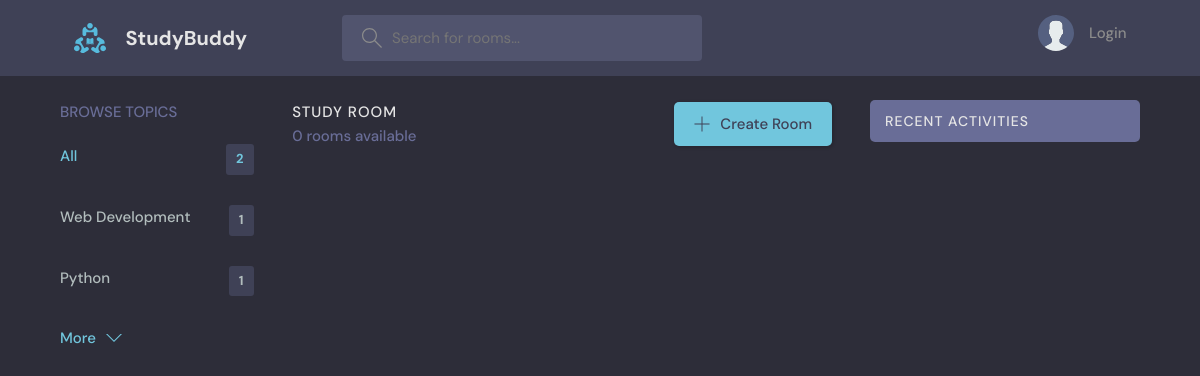
Before: /?q=java with the older database file.
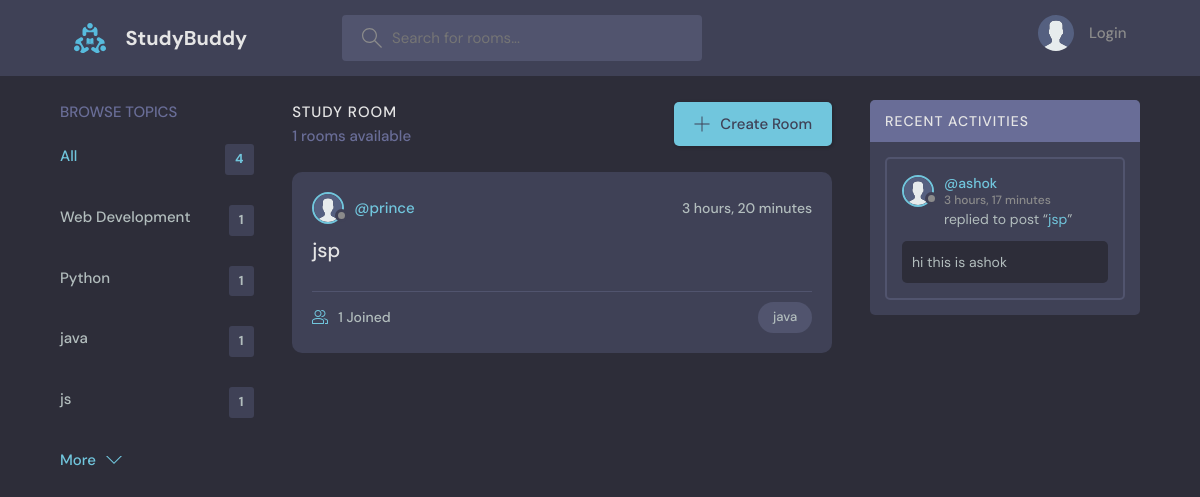
After: the same page with the newer database file.
### base/models.py (models this page shows, shortened)
class Topic(models.Model):
    name = models.CharField(max_length=200)

class Room(models.Model):
    host =models.ForeignKey(User, on_delete=models.SET_NULL, null=True)
    topic =models.ForeignKey(Topic, on_delete=models.SET_NULL, null=True)
    name = models.CharField(max_length=200)
    description = models.TextField(null=True, blank=True)
    participants =models.ManyToManyField(User, related_name='participants', blank=True)
    updated = models.DateTimeField(auto_now=True)
    created = models.DateTimeField(auto_now_add=True)
    class Meta:
        ordering = ['-updated', '-created'] #newest item is shown first
    def __str__(self):
        return self.name

class User(AbstractUser):
    name = models.CharField(max_length=200, null=True)
    email = models.EmailField(unique = True, null=True)
    bio = models.TextField(null=True)
    avatar = models.ImageField(null= True, default="avatar.svg")
    REQUIRED_FIELDS = []

class Message(models.Model):
    user = models.ForeignKey(User, on_delete=models.CASCADE)
    room = models.ForeignKey(Room, on_delete=models.CASCADE)
    body = models.TextField()
    updated = models.DateTimeField(auto_now=True)
    created = models.DateTimeField(auto_now_add=True)
    class Meta:
        ordering = ['-updated', '-created'] #newest item is shown first

### base/views.py (the view)
# urls.py: 2. Add a URL to urlpatterns:  path('', views.home, name='home')
def home(request):
    q = request.GET.get('q') if request.GET.get('q')!= None else ''
    rooms = Room.objects.filter(
        Q( topic__name__icontains=q)|
        Q(name__icontains=q) |
        Q(description__icontains=q)
        )
    topics = Topic.objects.all()[0:5]
    room_count = rooms.count() #to count the rooms
    room_messages = Message.objects.filter(Q(room__topic__name__icontains=q))
    context = {'rooms':rooms, 'topics': topics, 'room_count':room_count, 'room_messages': room_messages}
    return render(request, 'base/home.html',context) # or { 'rooms':rooms} instead of context directly

### base/templates/base/home.html (shortened to what this page needs)
{% extends 'main.html' %}
{% block content %}
    <main class="layout layout--3">
      <div class="container">
        {% include 'base/topics_components.html' %}
        <div class="roomList">
          <div class="roomList__header">
            <div>
              <h2>Study Room</h2>
              <p>{{ room_count }} rooms available</p>
            </div>
            <a class="btn btn--main" href="{% url 'create-room' %}">
              <svg version="1.1" xmlns="http://www.w3.org/2000/svg" width="32" height="32" viewBox="0 0 32 32">
                <title>add</title>
                <path
                  d="M16.943 0.943h-1.885v14.115h-14.115v1.885h14.115v14.115h1.885v-14.115h14.115v-1.885h-14.115v-14.115z"
                ></path>
              </svg>
              Create Room
            </a>
          </div>
          {% include 'base/feed_components.html' %}
        </div>
        {% include 'base/activity_components.html' %}
      </div>
    </main>
{% endblock content %}

### base/templates/base/topics_components.html
<div class="topics">
    <div class="topics__header">
        <h2>Browse Topics</h2>
    </div>
            <ul class="topics__list">
              <li>
                <a href="{% url 'home' %}" class="active">All <span>{{topics.count}}</span></a>
              </li>
              <li>
                {% for topic in topics %}
                    <a href="{% url 'home' %}?q={{topic.name}}">{{topic.name}} <span>{{topic.room_set.all.count}}</span> </a>
                {%endfor%}
                </li>
            </ul>
            <a class="btn btn--link" href="{% url 'topics' %}">
              More
              <svg version="1.1" xmlns="http://www.w3.org/2000/svg" width="32" height="32" viewBox="0 0 32 32">
                <title>chevron-down</title>
                <path d="M16 21l-13-13h-3l16 16 16-16h-3l-13 13z"></path>
              </svg>
            </a>
</div>

### base/templates/base/feed_components.html (shortened to what this page needs)
{% for room in rooms %}
<div class="roomListRoom">
    <div class="roomListRoom__header">
      <a href=" {% url 'login' %}" class="roomListRoom__author">
        <div class="avatar avatar--small">
          <img src="{{room.host.avatar.url}}" />
        </div>
        <span>@{{room.host.username}}</span>
      </a>
      <div class="roomListRoom__actions">
        <span>{{ room.created|timesince }}</span>
      </div>
    </div>
    <div class="roomListRoom__content">
      <a href="{% url 'rooms' room.id %}">{{room.name}}</a>
    </div>
    <div class="roomListRoom__meta">
      <a href="{% url 'rooms' room.id %}" class="roomListRoom__joined">
        {{room.participants.all.count}} Joined
      </a>
      <p class="roomListRoom__topic">{{room.topic.name}}</p>
    </div>
</div>
{% endfor%}

### base/templates/base/activity_components.html (shortened to what this page needs)
<div class="activities">
    <div class="activities__header">
      <h2>Recent Activities</h2>
    </div>
    {% for message in room_messages %}
    <div class="activities__box">
      <div class="activities__boxHeader roomListRoom__header">
            <a href="{% url 'user-profile' message.user.id %}" class="roomListRoom__author">
            <div class="avatar avatar--small">
                <img src="{{message.user.avatar.url}}" />
            </div>
            <p>
                @{{message.user}}
                <span>{{message.created| timesince}}</span>
            </p>
            </a>
      </div>
      <div class="activities__boxContent">
        <p>replied to post “<a href="{% url 'rooms' message.room.id %}">{{message.room}}</a>”</p>
        <div class="activities__boxRoomContent">
          {{message.body}}
        </div>
      </div>
    </div>
    {%endfor%}
</div>

Changed rows visible on the page:
added Topic: name "java", room_set.all.count "1"
added Topic: name "js", room_set.all.count "1"
added Room: host.avatar (placeholder picture), host.username "prince", created "3 hours, 20 minutes", name "jsp", participants.all.count "1", topic.name "java"
added Message: user.avatar (placeholder picture), user "ashok", created "3 hours, 17 minutes", room "jsp", body "hi this is ashok"
Other visible differences:
{{ topics.count }}: "2" → "4"
{{ room_count }}: "0" → "1"
